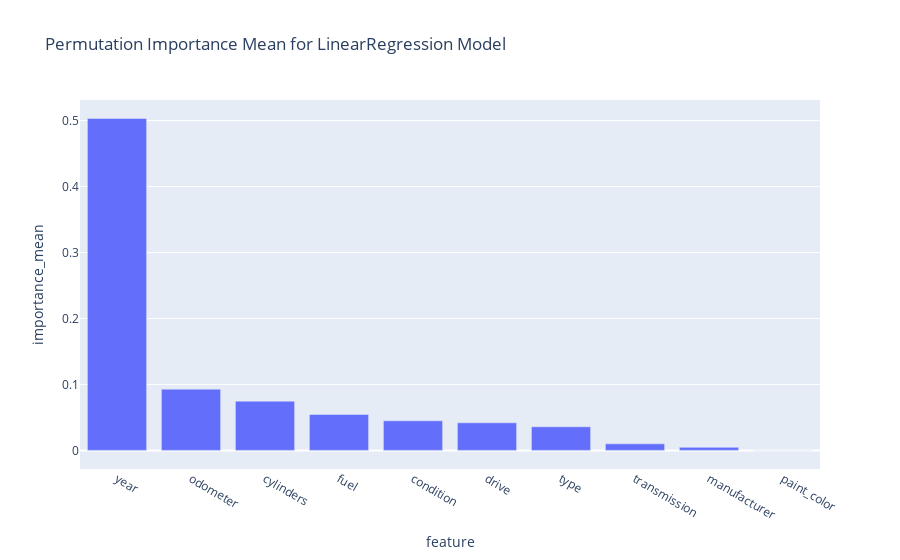

Notebook source saved alongside this figure:
### Code cell
px.bar(df2, x='feature', y='importance_mean', title='Permutation Importance Mean for LinearRegression Model')

### Figure 1 — Plotly figure (JSON) as saved in the notebook; plotly's stock layout.template omitted (floating-point values rounded to 4 significant figures)
{"data": [{"alignmentgroup": "True", "hovertemplate": "feature=%{x}<br>importance_mean=%{y}<extra></extra>", "legendgroup": "", "marker": {"color": "#636efa", "pattern": {"shape": ""}}, "name": "", "offsetgroup": "", "orientation": "v", "showlegend": false, "textposition": "auto", "type": "bar", "x": ["year", "odometer", "cylinders", "fuel", "condition", "drive", "type", "transmission", "manufacturer", "paint_color"], "xaxis": "x", "y": [0.5033, 0.09283, 0.07463, 0.05453, 0.04488, 0.04185, 0.03579, 0.009958, 0.004623, -0.0002441], "yaxis": "y"}], "layout": {"barmode": "relative", "legend": {"tracegroupgap": 0}, "title": {"text": "Permutation Importance Mean for LinearRegression Model"}, "xaxis": {"anchor": "y", "domain": [0, 1], "title": {"text": "feature"}}, "yaxis": {"anchor": "x", "domain": [0, 1], "title": {"text": "importance_mean"}}}}
